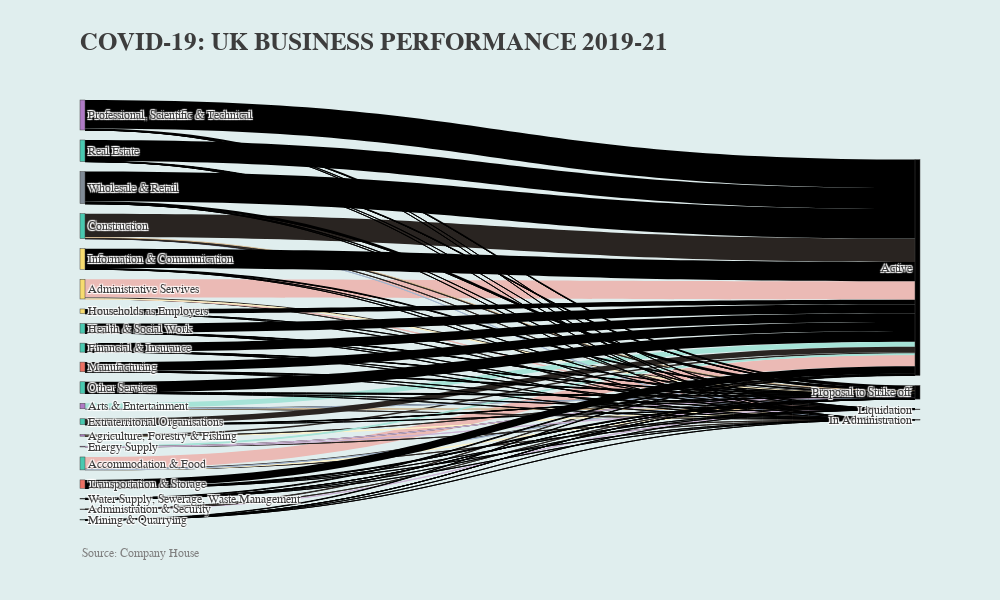

Write notebook code for a chart like this one.
### Code cell
# Get data to plot
start = list(int(i) for i in round(plot3_new['start']))
target = list(int(i) for i in round(plot3_new['target']))
size = list(plot3_new['CompanyName'])

# Plot sankey diagram

# customize node colors
color_node = ['#808B96', '#EC7063', '#F7DC6F', '#48C9B0', '#AF7AC5', '#EC7063',
              '#EC7063', '#F7DC6F', '#F7DC6F', '#48C9B0', '#48C9B0', '#48C9B0', 
              '#48C9B0', '#48C9B0', '#48C9B0', '#AF7AC5', '#AF7AC5', '#AF7AC5',
              '#48C9B0']

# customize link colors
color_link = ['#EBBAB5', '#292421', '#FEF3C7', '#292421', '#A2B5CD', '#292421',
              '#CBB4D5', '#292421', '#EBBAB5', '#292421', '#EBBAB5', '#292421',
              '#FEF3C7', '#292421', '#FEF3C7', '#292421', '#A6E3D7', '#292421', 
              '#CDB38B', '#292421', '#A2B5CD', '#292421', '#A2B5CD', '#292421', 
              '#CDB38B', '#292421', '#A6E3D7', '#292421', '#CBB4D5', '#292421', 
              '#CBB4D5', '#292421']

# Create edges
link = dict(source = start, target = target, value = size, color = color_link)
node = dict(label = labels, pad = 10, thickness = 5, color = color_node)
data = go.Sankey(link = link, node = node)

# Create figure
sankey_fig = go.Figure(data)

sankey_fig.update_layout(autosize=False,
                  width=1000,
                  height=600,
                  paper_bgcolor='#E0EEEE',
                  title='<b>COVID-19: UK BUSINESS PERFORMANCE 2020-22</b>',
                  title_font_size=25,
                  title_font_family='Futura',
                  title_font_color='#3D3D3D',
                  font_color='#3D3D3D',
                  font_family='Futura',
                  font_size=12,
                 )

sankey_fig.add_annotation(dict(font=dict(color='#808080'),
                                        x=0.0,
                                        y=-0.1,
                                        showarrow=False,
                                        text='Source: '+'<a href="http://download.companieshouse.gov.uk/en_output.html">Company House</a>',
                                        textangle=0,
                                        font_family='Futura',
                                        xanchor='left',))

sankey_fig.update_layout(title_x=0.08)


# Save figure 
sankey_fig.write_html('UKBusinessPerformance.html')

# Show figure
sankey_fig.show()

### Figure 1 — Plotly figure (JSON) as saved in the notebook; plotly's stock layout.template omitted (floating-point values rounded to 4 significant figures)
{"data": [{"link": {"color": ["#EBBAB5", "#292421", "#FEF3C7", "#292421", "#A2B5CD", "#292421", "#CBB4D5", "#292421", "#EBBAB5", "#292421", "#EBBAB5", "#292421", "#FEF3C7", "#292421", "#FEF3C7", "#292421", "#A6E3D7", "#292421", "#CDB38B", "#292421", "#A2B5CD", "#292421", "#A2B5CD", "#292421", "#CDB38B", "#292421", "#A6E3D7", "#292421", "#CBB4D5", "#292421", "#CBB4D5", "#292421"], "source": [13, 13, 13, 13, 13, 20, 20, 20, 8, 8, 8, 8, 8, 17, 17, 17, 15, 15, 15, 15, 15, 11, 11, 11, 11, 11, 16, 16, 16, 16, 16, 14, 14, 14, 14, 12, 12, 12, 12, 12, 9, 9, 9, 9, 9, 7, 7, 7, 2, 2, 2, 2, 2, 1, 1, 1, 1, 1, 18, 18, 18, 18, 18, 10, 10, 10, 10, 10, 4, 4, 4, 4, 4, 3, 3, 3, 3, 3, 6, 6, 6, 6, 6, 19, 19, 19, 19, 19, 0, 0, 0, 0, 0], "target": [21, 25, 22, 23, 23, 21, 22, 23, 21, 25, 22, 23, 23, 21, 22, 23, 21, 25, 22, 23, 23, 21, 25, 22, 23, 23, 21, 25, 22, 23, 23, 21, 22, 23, 23, 21, 25, 22, 23, 23, 21, 25, 22, 23, 23, 21, 22, 23, 21, 25, 22, 23, 23, 21, 25, 22, 23, 23, 21, 25, 22, 23, 23, 21, 25, 22, 23, 23, 21, 25, 22, 23, 23, 21, 25, 22, 23, 23, 21, 25, 22, 23, 23, 21, 25, 22, 23, 23, 21, 25, 22, 23, 23], "value": [177249, 2, 467, 18519, 43, 6944, 5, 563, 278637, 11, 749, 19991, 49, 22822, 60, 965, 78326, 1, 91, 4108, 6, 353737, 11, 1209, 24608, 49, 11468, 6, 29, 471, 3, 83491, 70, 5002, 2, 131077, 11, 234, 4990, 4, 138194, 3, 115, 6164, 9, 68999, 13, 1098, 294383, 8, 772, 17126, 12, 136923, 13, 327, 9371, 31, 6358, 3, 608, 461, 2, 162730, 1, 252, 12391, 6, 431808, 9, 992, 22159, 29, 318112, 3, 245, 9011, 9, 114759, 1, 182, 11775, 10, 10677, 1, 41, 811, 3, 449010, 7, 693, 37198, 42]}, "node": {"color": ["#808B96", "#EC7063", "#F7DC6F", "#48C9B0", "#AF7AC5", "#EC7063", "#EC7063", "#F7DC6F", "#F7DC6F", "#48C9B0", "#48C9B0", "#48C9B0", "#48C9B0", "#48C9B0", "#48C9B0", "#AF7AC5", "#AF7AC5", "#AF7AC5", "#48C9B0"], "label": ["Wholesale & Retail", "Manufacturing", "Information & Communication", "Real Estate", "Professional, Scientific & Technical", "Education", "Transportation & Storage", "Households as Employers", "Administrative Servives", "Health & Social Work", "Other Services", "Construction", "Financial & Insurance", "Accommodation & Food", "Extraterritorial Organisations", "Arts & Entertainment", "Energy Supply", "Agriculture, Forestry & Fishing", "Mining & Quarrying", "Water Supply, Sewerage, Waste Management", "Administration & Security", "Active", "Liquidation", "Proposal to Strike off", "Voluntary Arrangement", "In Administration"], "pad": 10, "thickness": 5}, "type": "sankey"}], "layout": {"annotations": [{"font": {"color": "#808080", "family": "Futura"}, "showarrow": false, "text": "Source: <a href=\"http://download.companieshouse.gov.uk/en_output.html\">Company House</a>", "textangle": 0, "x": 0, "xanchor": "left", "y": -0.1}], "autosize": false, "font": {"color": "#3D3D3D", "family": "Futura", "size": 12}, "height": 600, "paper_bgcolor": "#E0EEEE", "title": {"font": {"color": "#3D3D3D", "family": "Futura", "size": 25}, "text": "<b>COVID-19: UK BUSINESS PERFORMANCE 2019-21</b>", "x": 0.08}, "width": 1000}}
